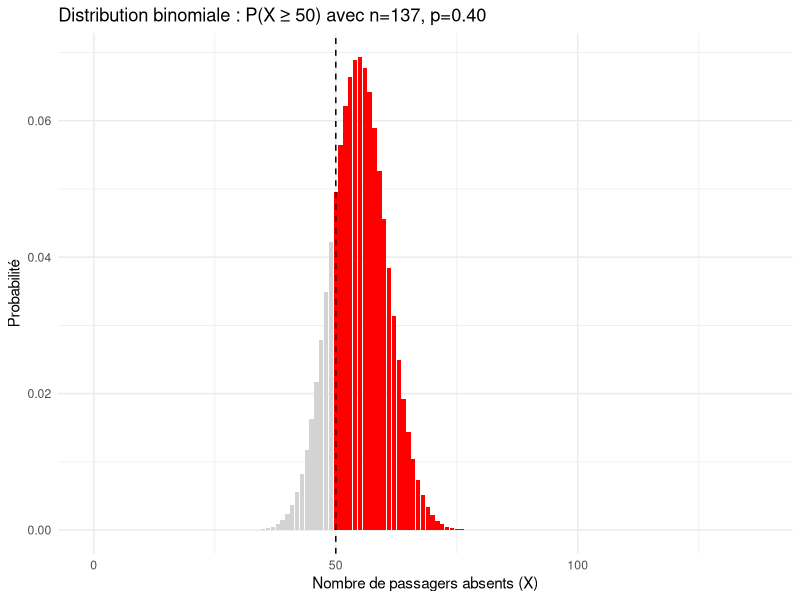

Write R code to recreate this figure.
# You have 137 passengers booked on a flight from Las Vegas to Dallas. However, it
# is Las Vegas on a Sunday morning and you estimate each passenger is 40% likely
# to not show up.
# You are trying to figure out how many seats to overbook so the plane does not fly
# empty.
# How likely is it at least 50 passengers will not show up?

.libPaths("C:/Rlib")
install.packages("tidyverse")
library(tidyverse)

# Paramètres
n <- 137
p <- 0.40
x <- 0:n # crée un vecteur de 0 à n
y <- dbinom(x, n, p)

p_50_or_more <- 1 - pbinom(49, n, p)
cat("Probabilité d’avoir au moins 50 absents :", round(p_50_or_more * 100, 2), "%\n")

# Data frame
df <- data.frame(x = x, y = y, highlight = x >= 50)
view(df)
# Tracé
ggplot(df, aes(x = x, y = y, fill = highlight)) +
  geom_col(show.legend = FALSE) +
  scale_fill_manual(values = c("TRUE" = "red", "FALSE" = "lightgray")) +
  geom_vline(xintercept = 50, linetype = "dashed", color = "black") +
  labs(
    title = "Distribution binomiale : P(X ≥ 50) avec n=137, p=0.40",
    x = "Nombre de passagers absents (X)",
    y = "Probabilité"
  ) +
  theme_minimal()
